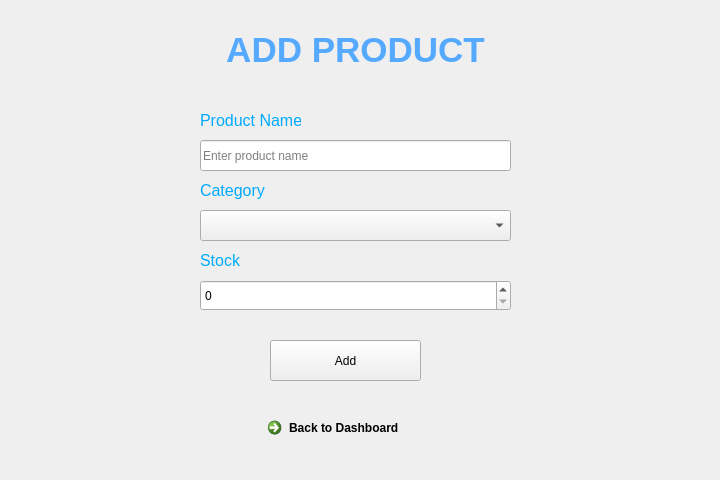
<?xml version="1.0" encoding="UTF-8"?>
<ui version="4.0">
 <class>Form</class>
 <widget class="QWidget" name="Form">
  <property name="windowModality">
   <enum>Qt::NonModal</enum>
  </property>
  <property name="geometry">
   <rect>
    <x>0</x>
    <y>0</y>
    <width>720</width>
    <height>480</height>
   </rect>
  </property>
  <property name="windowTitle">
   <string>Form</string>
  </property>
  <widget class="QLabel" name="label">
   <property name="geometry">
    <rect>
     <x>200</x>
     <y>20</y>
     <width>311</width>
     <height>61</height>
    </rect>
   </property>
   <property name="text">
    <string>&lt;html&gt;&lt;head/&gt;&lt;body&gt;&lt;p align=&quot;center&quot;&gt;&lt;span style=&quot; font-size:26pt; font-weight:700; color:#55aaff;&quot;&gt;ADD PRODUCT&lt;/span&gt;&lt;/p&gt;&lt;/body&gt;&lt;/html&gt;</string>
   </property>
  </widget>
  <widget class="QLabel" name="pass_label">
   <property name="geometry">
    <rect>
     <x>200</x>
     <y>180</y>
     <width>101</width>
     <height>21</height>
    </rect>
   </property>
   <property name="text">
    <string>&lt;html&gt;&lt;head/&gt;&lt;body&gt;&lt;p&gt;&lt;span style=&quot; font-size:12pt; color:#00aaff;&quot;&gt;Category&lt;/span&gt;&lt;/p&gt;&lt;/body&gt;&lt;/html&gt;</string>
   </property>
  </widget>
  <widget class="QLineEdit" name="name">
   <property name="geometry">
    <rect>
     <x>200</x>
     <y>140</y>
     <width>311</width>
     <height>31</height>
    </rect>
   </property>
   <property name="text">
    <string/>
   </property>
   <property name="placeholderText">
    <string>Enter product name</string>
   </property>
   <property name="clearButtonEnabled">
    <bool>true</bool>
   </property>
  </widget>
  <widget class="QLabel" name="user_label">
   <property name="geometry">
    <rect>
     <x>200</x>
     <y>110</y>
     <width>101</width>
     <height>21</height>
    </rect>
   </property>
   <property name="text">
    <string>&lt;html&gt;&lt;head/&gt;&lt;body&gt;&lt;p&gt;&lt;span style=&quot; font-size:12pt; color:#00aaff;&quot;&gt;Product Name&lt;/span&gt;&lt;/p&gt;&lt;/body&gt;&lt;/html&gt;</string>
   </property>
  </widget>
  <widget class="QPushButton" name="add_button">
   <property name="geometry">
    <rect>
     <x>270</x>
     <y>340</y>
     <width>151</width>
     <height>41</height>
    </rect>
   </property>
   <property name="text">
    <string>Add</string>
   </property>
  </widget>
  <widget class="QLabel" name="pass_label_2">
   <property name="geometry">
    <rect>
     <x>200</x>
     <y>250</y>
     <width>141</width>
     <height>21</height>
    </rect>
   </property>
   <property name="text">
    <string>&lt;html&gt;&lt;head/&gt;&lt;body&gt;&lt;p&gt;&lt;span style=&quot; font-size:12pt; color:#00aaff;&quot;&gt;Stock&lt;/span&gt;&lt;/p&gt;&lt;/body&gt;&lt;/html&gt;</string>
   </property>
  </widget>
  <widget class="QCommandLinkButton" name="commandLinkButton">
   <property name="geometry">
    <rect>
     <x>210</x>
     <y>500</y>
     <width>151</width>
     <height>41</height>
    </rect>
   </property>
   <property name="mouseTracking">
    <bool>true</bool>
   </property>
   <property name="text">
    <string>Goto Dashboard</string>
   </property>
  </widget>
  <widget class="QComboBox" name="category">
   <property name="geometry">
    <rect>
     <x>200</x>
     <y>210</y>
     <width>311</width>
     <height>31</height>
    </rect>
   </property>
   <property name="currentText">
    <string/>
   </property>
  </widget>
  <widget class="QSpinBox" name="stock">
   <property name="geometry">
    <rect>
     <x>200</x>
     <y>280</y>
     <width>311</width>
     <height>31</height>
    </rect>
   </property>
  </widget>
  <widget class="QCommandLinkButton" name="backButton">
   <property name="geometry">
    <rect>
     <x>260</x>
     <y>410</y>
     <width>172</width>
     <height>41</height>
    </rect>
   </property>
   <property name="text">
    <string>Back to Dashboard</string>
   </property>
  </widget>
 </widget>
 <resources/>
 <connections/>
</ui>
